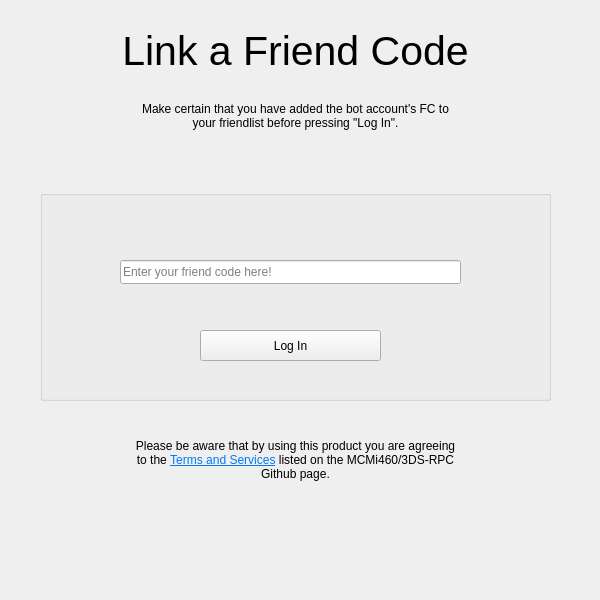
<?xml version="1.0" encoding="UTF-8"?>
<ui version="4.0">
 <class>MainWindow</class>
 <widget class="QWidget" name="MainWindow">
  <property name="geometry">
   <rect>
    <x>0</x>
    <y>0</y>
    <width>600</width>
    <height>600</height>
   </rect>
  </property>
  <property name="windowTitle">
   <string>3DS Rich Presence</string>
  </property>
  <widget class="QStackedWidget" name="stackedWidget">
   <property name="geometry">
    <rect>
     <x>0</x>
     <y>0</y>
     <width>601</width>
     <height>601</height>
    </rect>
   </property>
   <property name="currentIndex">
    <number>1</number>
   </property>
   <widget class="QWidget" name="bot">
    <widget class="QLabel" name="description">
     <property name="geometry">
      <rect>
       <x>130</x>
       <y>80</y>
       <width>331</width>
       <height>71</height>
      </rect>
     </property>
     <property name="text">
      <string>Add the bot's FC to your friend list before continuing to the next page.</string>
     </property>
     <property name="alignment">
      <set>Qt::AlignCenter</set>
     </property>
     <property name="wordWrap">
      <bool>true</bool>
     </property>
    </widget>
    <widget class="QGroupBox" name="section">
     <property name="geometry">
      <rect>
       <x>40</x>
       <y>190</y>
       <width>511</width>
       <height>211</height>
      </rect>
     </property>
     <property name="title">
      <string/>
     </property>
     <widget class="QPushButton" name="continueButton">
      <property name="geometry">
       <rect>
        <x>160</x>
        <y>140</y>
        <width>181</width>
        <height>31</height>
       </rect>
      </property>
      <property name="cursor">
       <cursorShape>PointingHandCursor</cursorShape>
      </property>
      <property name="text">
       <string>Continue</string>
      </property>
     </widget>
     <widget class="QLabel" name="botFCLabel">
      <property name="geometry">
       <rect>
        <x>90</x>
        <y>40</y>
        <width>331</width>
        <height>71</height>
       </rect>
      </property>
      <property name="font">
       <font>
        <pointsize>20</pointsize>
        <weight>75</weight>
        <bold>true</bold>
        <underline>true</underline>
       </font>
      </property>
      <property name="text">
       <string>XXXX-XXXX-XXXX</string>
      </property>
      <property name="alignment">
       <set>Qt::AlignCenter</set>
      </property>
      <property name="wordWrap">
       <bool>true</bool>
      </property>
     </widget>
    </widget>
    <widget class="QLabel" name="title">
     <property name="geometry">
      <rect>
       <x>100</x>
       <y>20</y>
       <width>391</width>
       <height>61</height>
      </rect>
     </property>
     <property name="font">
      <font>
       <pointsize>31</pointsize>
      </font>
     </property>
     <property name="text">
      <string>Link a Friend Code</string>
     </property>
     <property name="alignment">
      <set>Qt::AlignCenter</set>
     </property>
    </widget>
    <widget class="QLabel" name="description_2">
     <property name="geometry">
      <rect>
       <x>130</x>
       <y>420</y>
       <width>331</width>
       <height>81</height>
      </rect>
     </property>
     <property name="text">
      <string>&lt;html&gt;&lt;head/&gt;&lt;body&gt;&lt;p&gt;Please be aware that by using this product you are agreeing to the &lt;a href=&quot;https://github.com/MCMi460/3DS-RPC/blob/main/TERMS.md&quot;&gt;&lt;span style=&quot; text-decoration: underline; color:#007af4;&quot;&gt;Terms and Services&lt;/span&gt;&lt;/a&gt; listed on the MCMi460/3DS-RPC Github page.&lt;/p&gt;&lt;/body&gt;&lt;/html&gt;</string>
     </property>
     <property name="alignment">
      <set>Qt::AlignCenter</set>
     </property>
     <property name="wordWrap">
      <bool>true</bool>
     </property>
     <property name="openExternalLinks">
      <bool>true</bool>
     </property>
    </widget>
   </widget>
   <widget class="QWidget" name="link">
    <widget class="QLabel" name="description2">
     <property name="geometry">
      <rect>
       <x>130</x>
       <y>80</y>
       <width>331</width>
       <height>71</height>
      </rect>
     </property>
     <property name="text">
      <string>Make certain that you have added the bot account's FC to your friendlist before pressing &quot;Log In&quot;.</string>
     </property>
     <property name="alignment">
      <set>Qt::AlignCenter</set>
     </property>
     <property name="wordWrap">
      <bool>true</bool>
     </property>
    </widget>
    <widget class="QGroupBox" name="section2">
     <property name="geometry">
      <rect>
       <x>40</x>
       <y>190</y>
       <width>511</width>
       <height>211</height>
      </rect>
     </property>
     <property name="title">
      <string/>
     </property>
     <widget class="QPushButton" name="loginButton">
      <property name="geometry">
       <rect>
        <x>160</x>
        <y>140</y>
        <width>181</width>
        <height>31</height>
       </rect>
      </property>
      <property name="cursor">
       <cursorShape>PointingHandCursor</cursorShape>
      </property>
      <property name="text">
       <string>Log In</string>
      </property>
     </widget>
     <widget class="QLineEdit" name="fcInput">
      <property name="geometry">
       <rect>
        <x>80</x>
        <y>70</y>
        <width>341</width>
        <height>24</height>
       </rect>
      </property>
      <property name="placeholderText">
       <string>Enter your friend code here!</string>
      </property>
     </widget>
    </widget>
    <widget class="QLabel" name="title2">
     <property name="geometry">
      <rect>
       <x>100</x>
       <y>20</y>
       <width>391</width>
       <height>61</height>
      </rect>
     </property>
     <property name="font">
      <font>
       <pointsize>31</pointsize>
      </font>
     </property>
     <property name="text">
      <string>Link a Friend Code</string>
     </property>
     <property name="alignment">
      <set>Qt::AlignCenter</set>
     </property>
    </widget>
    <widget class="QLabel" name="description_3">
     <property name="geometry">
      <rect>
       <x>130</x>
       <y>420</y>
       <width>331</width>
       <height>81</height>
      </rect>
     </property>
     <property name="text">
      <string>&lt;html&gt;&lt;head/&gt;&lt;body&gt;&lt;p&gt;Please be aware that by using this product you are agreeing to the &lt;a href=&quot;https://github.com/MCMi460/3DS-RPC/blob/main/TERMS.md&quot;&gt;&lt;span style=&quot; text-decoration: underline; color:#007af4;&quot;&gt;Terms and Services&lt;/span&gt;&lt;/a&gt; listed on the MCMi460/3DS-RPC Github page.&lt;/p&gt;&lt;/body&gt;&lt;/html&gt;</string>
     </property>
     <property name="alignment">
      <set>Qt::AlignCenter</set>
     </property>
     <property name="wordWrap">
      <bool>true</bool>
     </property>
     <property name="openExternalLinks">
      <bool>true</bool>
     </property>
    </widget>
   </widget>
   <widget class="QWidget" name="main">
    <widget class="QPushButton" name="settingsButton">
     <property name="geometry">
      <rect>
       <x>0</x>
       <y>-20</y>
       <width>601</width>
       <height>61</height>
      </rect>
     </property>
     <property name="cursor">
      <cursorShape>PointingHandCursor</cursorShape>
     </property>
     <property name="text">
      <string>Settings</string>
     </property>
    </widget>
    <widget class="QGroupBox" name="friendCard">
     <property name="geometry">
      <rect>
       <x>80</x>
       <y>190</y>
       <width>451</width>
       <height>231</height>
      </rect>
     </property>
     <property name="cursor">
      <cursorShape>PointingHandCursor</cursorShape>
     </property>
     <property name="title">
      <string/>
     </property>
     <widget class="QGroupBox" name="namePlate">
      <property name="geometry">
       <rect>
        <x>0</x>
        <y>170</y>
        <width>451</width>
        <height>81</height>
       </rect>
      </property>
      <property name="title">
       <string/>
      </property>
      <widget class="QLabel" name="username">
       <property name="geometry">
        <rect>
         <x>280</x>
         <y>10</y>
         <width>151</width>
         <height>41</height>
        </rect>
       </property>
       <property name="text">
        <string/>
       </property>
       <property name="alignment">
        <set>Qt::AlignCenter</set>
       </property>
      </widget>
     </widget>
     <widget class="QLabel" name="status">
      <property name="geometry">
       <rect>
        <x>10</x>
        <y>10</y>
        <width>101</width>
        <height>21</height>
       </rect>
      </property>
      <property name="text">
       <string/>
      </property>
     </widget>
     <widget class="QLabel" name="miiLabel">
      <property name="geometry">
       <rect>
        <x>280</x>
        <y>20</y>
        <width>151</width>
        <height>151</height>
       </rect>
      </property>
      <property name="text">
       <string/>
      </property>
     </widget>
    </widget>
    <widget class="QPushButton" name="closeButton">
     <property name="geometry">
      <rect>
       <x>70</x>
       <y>570</y>
       <width>461</width>
       <height>61</height>
      </rect>
     </property>
     <property name="cursor">
      <cursorShape>PointingHandCursor</cursorShape>
     </property>
     <property name="text">
      <string>X Close</string>
     </property>
    </widget>
    <widget class="QGroupBox" name="gamePlate">
     <property name="geometry">
      <rect>
       <x>30</x>
       <y>230</y>
       <width>321</width>
       <height>111</height>
      </rect>
     </property>
     <property name="cursor">
      <cursorShape>PointingHandCursor</cursorShape>
     </property>
     <property name="title">
      <string/>
     </property>
     <widget class="QLabel" name="gameIcon">
      <property name="geometry">
       <rect>
        <x>20</x>
        <y>30</y>
        <width>51</width>
        <height>51</height>
       </rect>
      </property>
      <property name="text">
       <string/>
      </property>
     </widget>
     <widget class="QLabel" name="gameName">
      <property name="geometry">
       <rect>
        <x>80</x>
        <y>40</y>
        <width>231</width>
        <height>31</height>
       </rect>
      </property>
      <property name="text">
       <string/>
      </property>
     </widget>
    </widget>
   </widget>
   <widget class="QWidget" name="settings">
    <widget class="QPushButton" name="okButton">
     <property name="geometry">
      <rect>
       <x>-1</x>
       <y>563</y>
       <width>601</width>
       <height>41</height>
      </rect>
     </property>
     <property name="cursor">
      <cursorShape>PointingHandCursor</cursorShape>
     </property>
     <property name="text">
      <string>OK</string>
     </property>
    </widget>
    <widget class="QPushButton" name="showElapsedOff">
     <property name="geometry">
      <rect>
       <x>30</x>
       <y>70</y>
       <width>270</width>
       <height>61</height>
      </rect>
     </property>
     <property name="cursor">
      <cursorShape>PointingHandCursor</cursorShape>
     </property>
     <property name="text">
      <string>No</string>
     </property>
    </widget>
    <widget class="QPushButton" name="showElapsedOn">
     <property name="geometry">
      <rect>
       <x>300</x>
       <y>70</y>
       <width>270</width>
       <height>61</height>
      </rect>
     </property>
     <property name="cursor">
      <cursorShape>PointingHandCursor</cursorShape>
     </property>
     <property name="text">
      <string>Yes</string>
     </property>
    </widget>
    <widget class="QPushButton" name="showProfileButtonOff">
     <property name="geometry">
      <rect>
       <x>30</x>
       <y>220</y>
       <width>270</width>
       <height>61</height>
      </rect>
     </property>
     <property name="cursor">
      <cursorShape>PointingHandCursor</cursorShape>
     </property>
     <property name="text">
      <string>No</string>
     </property>
    </widget>
    <widget class="QPushButton" name="showProfileButtonOn">
     <property name="geometry">
      <rect>
       <x>300</x>
       <y>220</y>
       <width>270</width>
       <height>61</height>
      </rect>
     </property>
     <property name="cursor">
      <cursorShape>PointingHandCursor</cursorShape>
     </property>
     <property name="text">
      <string>Yes</string>
     </property>
    </widget>
    <widget class="QPushButton" name="showSmallImageOff">
     <property name="geometry">
      <rect>
       <x>30</x>
       <y>370</y>
       <width>270</width>
       <height>61</height>
      </rect>
     </property>
     <property name="cursor">
      <cursorShape>PointingHandCursor</cursorShape>
     </property>
     <property name="text">
      <string>No</string>
     </property>
    </widget>
    <widget class="QPushButton" name="showSmallImageOn">
     <property name="geometry">
      <rect>
       <x>300</x>
       <y>370</y>
       <width>270</width>
       <height>61</height>
      </rect>
     </property>
     <property name="cursor">
      <cursorShape>PointingHandCursor</cursorShape>
     </property>
     <property name="text">
      <string>Yes</string>
     </property>
    </widget>
    <widget class="QLabel" name="showElapsedText">
     <property name="geometry">
      <rect>
       <x>15</x>
       <y>20</y>
       <width>571</width>
       <height>31</height>
      </rect>
     </property>
     <property name="text">
      <string>Allow others to see your current time in-game?</string>
     </property>
     <property name="alignment">
      <set>Qt::AlignCenter</set>
     </property>
    </widget>
    <widget class="QLabel" name="showProfileButtonText">
     <property name="geometry">
      <rect>
       <x>15</x>
       <y>170</y>
       <width>571</width>
       <height>31</height>
      </rect>
     </property>
     <property name="text">
      <string>Allow others to click your status to view your profile?</string>
     </property>
     <property name="alignment">
      <set>Qt::AlignCenter</set>
     </property>
    </widget>
    <widget class="QLabel" name="showSmallImageText">
     <property name="geometry">
      <rect>
       <x>15</x>
       <y>320</y>
       <width>571</width>
       <height>31</height>
      </rect>
     </property>
     <property name="text">
      <string>Show a small image of your Mii to Discord?</string>
     </property>
     <property name="alignment">
      <set>Qt::AlignCenter</set>
     </property>
    </widget>
    <widget class="QGroupBox" name="showElapsed">
     <property name="geometry">
      <rect>
       <x>25</x>
       <y>65</y>
       <width>550</width>
       <height>71</height>
      </rect>
     </property>
     <property name="title">
      <string/>
     </property>
    </widget>
    <widget class="QPushButton" name="okButtonLogout">
     <property name="geometry">
      <rect>
       <x>165</x>
       <y>470</y>
       <width>270</width>
       <height>61</height>
      </rect>
     </property>
     <property name="cursor">
      <cursorShape>PointingHandCursor</cursorShape>
     </property>
     <property name="text">
      <string>Logout</string>
     </property>
    </widget>
    <widget class="QGroupBox" name="showProfileButton">
     <property name="geometry">
      <rect>
       <x>25</x>
       <y>215</y>
       <width>550</width>
       <height>71</height>
      </rect>
     </property>
     <property name="title">
      <string/>
     </property>
    </widget>
    <widget class="QGroupBox" name="showSmallImage">
     <property name="geometry">
      <rect>
       <x>25</x>
       <y>365</y>
       <width>550</width>
       <height>71</height>
      </rect>
     </property>
     <property name="title">
      <string/>
     </property>
    </widget>
    <zorder>showSmallImage</zorder>
    <zorder>showProfileButton</zorder>
    <zorder>showElapsed</zorder>
    <zorder>okButton</zorder>
    <zorder>showElapsedOff</zorder>
    <zorder>showElapsedOn</zorder>
    <zorder>showProfileButtonOff</zorder>
    <zorder>showProfileButtonOn</zorder>
    <zorder>showSmallImageOff</zorder>
    <zorder>showSmallImageOn</zorder>
    <zorder>showElapsedText</zorder>
    <zorder>showProfileButtonText</zorder>
    <zorder>showSmallImageText</zorder>
    <zorder>okButtonLogout</zorder>
   </widget>
  </widget>
 </widget>
 <resources/>
 <connections/>
</ui>
